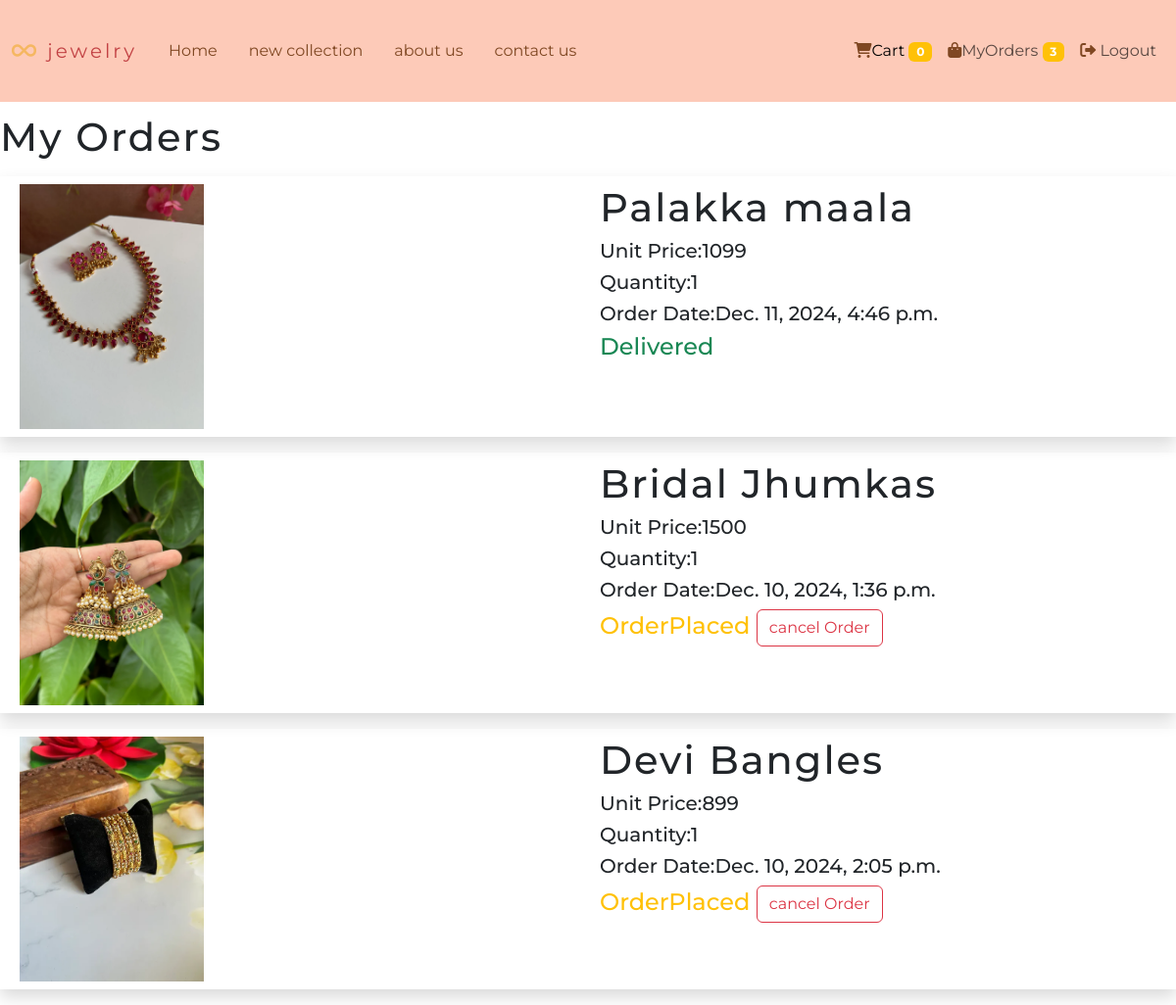
Screenshot of /customer/orderlist (signed in) with the database file from the repository.
### account/models.py (models this page shows, shortened)
class Order(models.Model):
    product=models.ForeignKey(Products,on_delete=models.CASCADE)
    user=models.ForeignKey(User,on_delete=models.CASCADE)
    datetime=models.DateTimeField(auto_now=True)
    quantity=models.IntegerField()
    options={
        ("OrderPlaced","OrderPlaced"),
        ("Shipped","Shipped"),
        ("OutForDelivery","OutForDelivery"),
        ("Delivered","Delivered"),
        ("Cancelled","Cancelled"),
    }
    status=models.CharField(max_length=100,default="OrderPlaced",choices=options)

class Products(models.Model):
    title=models.CharField(max_length=100)
    description=models.CharField(max_length=500)
    price=models.IntegerField()
    image=models.ImageField(upload_to="image")
    datetime=models.DateTimeField(auto_now=True)
    stock_options=(
        ("sale","sale"),
        ("soldout","soldout")
    )
    stock=models.CharField(max_length=100,choices=stock_options,default="sale")
    options=(
        ("Necklace","Necklace"),
        ("Earrings","Earrings"),
        ("Bangles","Bangles"),
        ("Anklets","Anklets"),
    )
    category=models.CharField(max_length=100,choices=options)

### customer/views.py (the view)
# urls.py: path('orderlist',OrderListView.as_view(),name='lorder'),
@method_decorator(decorator=decorators,name='dispatch')
class OrderListView(ListView):
    template_name="orderlist.html"
    queryset=Order.objects.all()
    context_object_name="orders"
    def get_queryset(self):
        return Order.objects.filter(user=self.request.user)

### customer/context_processors.py (called while the page is built)
def item_count(request):
    if request.user.is_authenticated:
        order_count=Order.objects.filter(user=request.user).count()
        cart_count=Cart.objects.filter(user=request.user).count()
        return {"order":order_count,"cart":cart_count}
    else:
        return {"order":0,"cart":0}

### customer/views.py (called while the page is built)
def signin_required(fn):
    def inner(request,*args,**kwargs):
        if request.user.is_authenticated:
            return fn(request,*args,**kwargs)
        else:
            messages.error(request,"Please login First!!")
            return redirect('log')
    return inner

### customer/templates/orderlist.html (shortened to what this page needs)
{% extends 'navbar.html' %}
{% block nav%}
<h1 class="my-3">My Orders</h1>
{% if orders%}
<div class="d-flex flex-column align-item-center justify-content-center">
    {% for i in orders %}
    <div class="container shadow border-3 p-2 row mb-3">
        <div class="col">
            <img src="{{i.product.image.url}}" style="height: 250px;" class="img-fluid" alt="">
        </div>
        <div class="col d-flex flex-column ">
            <h1>{{i.product.title}}</h1>
            <h5> Unit Price:{{i.product.price}}</h5>
            <h5>Quantity:{{i.quantity}}</h5>
            <h5> Order Date:{{i.datetime}}</h5>
            <h4>
                {% if i.status == 'OrderPlaced' %}
                <span class="text-warning">{{i.status}}</span>
                <a href="{% url 'cancelorder' i.id %}" onclick="return confirm('Are You sure')" class="btn btn-outline-danger">cancel Order</a>
                {% endif %}
                {% if i.status == 'Delivered' %}
                <span class="text-success">{{i.status}}</span>
                {% endif %}
            </h4>
        </div>
    </div>
    {% endfor %}
</div>
{% else %}
<h1 class="text-center text-warning my-4">No orders are placed</h1>
{% endif %}
{% endblock %}

### customer/templates/navbar.html (style rules this page uses)
body { padding-top: 100px; }
* { margin: 0; padding: 0; box-sizing: border-box; }
body { font-family: 'Montserrat', sans-serif; overflow-y: scroll; overflow-x: hidden; }
h1, h2, h3 { letter-spacing: 2px; }
.container { max-width: 1500px; margin: 0 auto; }

### rows the page displays
Order: product.image (picture), product "Palakka maala", product.price "1099", quantity "1", datetime "Dec. 11, 2024, 4:46 p.m.", status "Delivered"
Order: product.image (picture), product "Bridal Jhumkas", product.price "1500", quantity "1", datetime "Dec. 10, 2024, 1:36 p.m.", status "OrderPlaced"
Order: product.image (picture), product "Devi Bangles", product.price "899", quantity "1", datetime "Dec. 10, 2024, 2:05 p.m.", status "OrderPlaced"

### other values shown
{{ cart }} "0"
{{ order }} "3"
